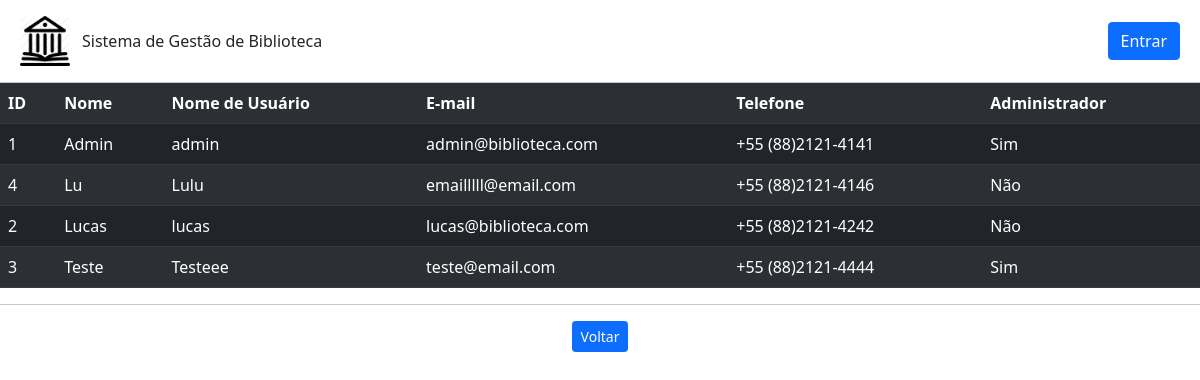
/usuario/listar, run on an earlier commit of the app's database.
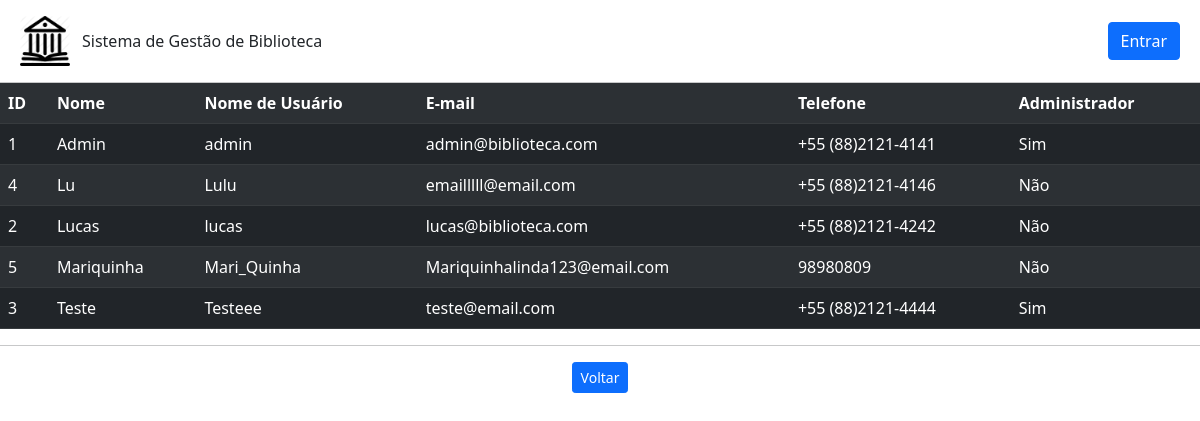
And on a later commit of the database.
### usuario.py (models this page shows)
class Usuario(db.Model):
    id = db.Column(db.Integer, primary_key=True)
    nome = db.Column(db.String(200), unique=False, nullable=False)
    username = db.Column(db.String(80), unique=True, nullable=False)
    email = db.Column(db.String(120), unique=True, nullable=False)
    telefone = db.Column(db.String(20),unique=False, nullable=False)
    senha = db.Column(db.String(80), unique=False, nullable=False)
    admin = db.Column(db.Boolean(), default=False)
    emprestimo = db.relationship('Emprestimo', backref='usuario', lazy=True)

### app.py (the view)
@app.route('/usuario/listar')
def listar_usuarios():
    usuarios = Usuario.query.order_by(Usuario.nome).all()
    return(render_template('usuarios.html', usuarios=usuarios))

### templates/usuarios.html (shortened to what this page needs)
{% extends "base.html" %}
{% block conteudo %}
<table class="table table-dark table-striped">
    <tr>
        <th>ID</th>
        <th>Nome</th>
        <th>Nome de Usuário</th>
        <th>E-mail</th>
        <th>Telefone</th>
        <th>Administrador</th>
    </tr>
    {% for usuario in usuarios %}
        <tr>
            <td>{{usuario.id}}</td>
            <td>{{usuario.nome}}</td>
            <td>{{usuario.username}}</td>
            <td>{{usuario.email}}</td>
            <td>{{usuario.telefone}}</td>
            {% if usuario.admin %}
                <td>Sim</td>
            {% else %}
                <td>Não</td>
            {% endif %}
        </tr>
    {% endfor %}
</table>
<hr>
    <div class="row text-center">
        <div class="col mr-1">
            <a class="btn btn-primary btn-sm" href="{{url_for('root')}}" role="button">Voltar</a>
        </div>
    </div>
{% endblock %}

What changed in the data, as far as the page shows it:
added Usuario: id "5", nome "Mariquinha", username "Mari_Quinha", email "Mariquinhalinda123@email.com", telefone "98980809", admin "Não"
